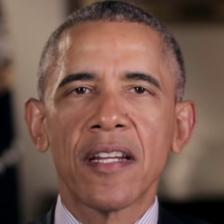
#> input picture Python_learning/image_utils/data/obama.jpg, 224 x 224 px
$ jupyter execute --allow-errors PIL_examples.ipynb
#> lines starting #> are read from the running program, lines starting #| are printed output that depends on the picture; after the words box and inside, x2 and y2 are one past the last pixel; in counts of white or black regions, pixels touching at a corner belong together
## References
https://pillow.readthedocs.io/en/latest/index.html
https://pillow.readthedocs.io/en/stable/index.html

[cell 1]
from PIL import Image
from IPython.display import display
import numpy as np

[cell 2]
a = np.full((1, 1), 300)
print(a.shape)
print(a)

## Create image

[cell 3]
import cv2


# Create an image from scratch
img_created = Image.new('RGB', (100, 100), (155, 125, 255))
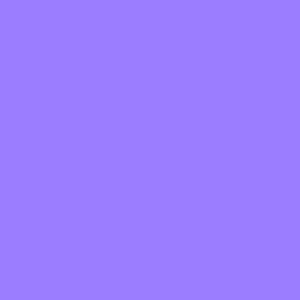
#> img_created: PIL image 100x100 RGB (shown 3 times larger); mean R, G, B 155, 125, 255
display(img_created)

# Convert to opencv image
img_cv = np.array(img_created)
cv2.circle(img_cv, (50, 50), 10, (0, 0, 255), -1)
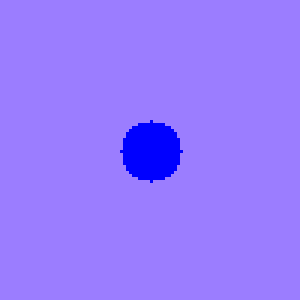
#> img_cv: shape (100, 100, 3) (shown 3 times larger); 3.17% of pixels changed, all inside (x1, y1, x2, y2) = (40, 40, 61, 61)

img_src = Image.fromarray(img_cv)
display(img_src)

## numpy conversion

[cell 4]
## PIL to numpy array
img_new = Image.new('RGB', (100, 100), (155, 125, 255))
img_arr = np.array(img_new)
print(img_arr.shape)
#| (100, 100, 3)

## Read and write image

[cell 5]
from PIL import Image
from IPython.display import display
import numpy as np
import cv2


img_file = "./data/obama.jpg"
img_src = Image.open(img_file)  # the image channel is RGB
#> img_src is the input picture: PIL image 224x224 RGB; mean R, G, B 120.1, 88.2, 77.6
img_src.save("./data/obama_PIL.jpg")

img_src = np.array(img_src)
cv2.cvtColor(img_src, cv2.COLOR_BGR2RGB, img_src)
#> img_src: shape (224, 224, 3)
cv2.cvtColor(img_src, cv2.COLOR_BGR2RGB, img_src)
img_src = Image.fromarray(img_src)
img_src.save("./data/obama_PIL_RGB.jpg")


img_cv = cv2.imread(img_file)
img_src = Image.fromarray(img_cv)
img_src.save("./data/obama_cv2.jpg")

[cell 6]
img_file = "./data/obama.jpg"
img_src = Image.open(img_file)
print(img_src.format, img_src.size, img_src.mode)
#| JPEG (224, 224) RGB

value = img_src.getpixel((0, 0)) # get the RGB value
#> value = (112, 92, 81)
print(value)
#| (112, 92, 81)

## Save image
## From a numpy array to PIL image
#> (the rest of this cell did not finish here and is left out)

### Read transparent image

[cell 7]
from PIL import Image
import numpy as np


image_path = "./data/22.png"

#> (the rest of this cell did not finish here and is left out)

[cell 8]
from PIL import Image
import numpy as np
from torchvision import transforms as T


image_path = "./data/gray.png"
#> image_path = './data/gray.png'
#> (the rest of this cell did not finish here and is left out)

[cell 9]
from PIL import Image
import numpy as np


image_path = "./data/22.png"
#> image_path = './data/22.png'

#> (the rest of this cell did not finish here and is left out)

[cell 10]
## Transform image
from torchvision import transforms
import numpy as np


#> (the rest of this cell did not finish here and is left out)

## Display images

[cell 11]
from PIL import Image

img_path = "./data/obama.jpg"
#> img_path = './data/obama.jpg'
img_src = Image.open(img_path)
print(img_src.size)
#| (224, 224)

display(img_src)

## Crop/Rotate image

[cell 12]
## Crop operation
crop = (50, 10, 250, 210)
img_croped = img_src.crop(crop)
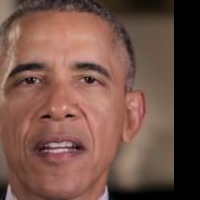
#> img_croped: PIL image 200x200 RGB; mean R, G, B 115.3, 81.7, 71.3
print("img_croped:", img_croped.size)
#| img_croped: (200, 200)
display(img_croped)

crop = (-50, -10, 250, 210)
img_croped = img_src.crop(crop)
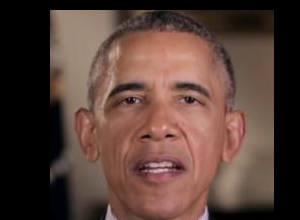
#> img_croped: PIL image 300x220 RGB; mean R, G, B 87.9, 64.4, 56.3
print(img_croped.size)
#| (300, 220)
display(img_croped)

img = img_src.rotate(10.3, resample=0, expand=0)
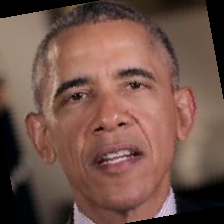
#> img: PIL image 224x224 RGB; mean R, G, B 115.2, 84.1, 74
display(img)

img = img_src.rotate(10.3)
display(img)

## Some operations
https://auth0.com/blog/image-processing-in-python-with-pillow/#Resizing-Images

[cell 13]
def roll(im, delta):
    """Roll an image sideways."""
#> called with delta = 112
    xsize, ysize = im.size
#> xsize = 224; ysize = 224

    delta = delta % xsize
#> delta = 112
    if delta == 0:
        return im

    part1 = im.crop((0, 0, delta, ysize))
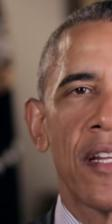
#> part1: PIL image 112x224 RGB; mean R, G, B 115.7, 86, 75.5
    part2 = im.crop((delta, 0, xsize, ysize))
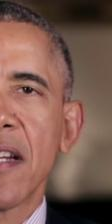
#> part2: PIL image 112x224 RGB; mean R, G, B 124.6, 90.5, 79.7
    im.paste(part1, (xsize - delta, 0, xsize, ysize))
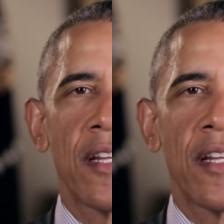
#> im: PIL image 224x224 RGB; mean R, G, B 115.7, 86, 75.5
    im.paste(part2, (0, 0, xsize - delta, ysize))
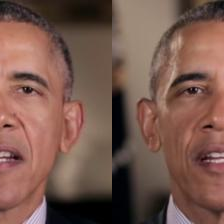
#> im: PIL image 224x224 RGB; mean R, G, B 120.1, 88.2, 77.6

    return im

img_roll = roll(img_src, 112)
display(img_roll)

[cell 14]
img_rotate = img_src.rotate(90)
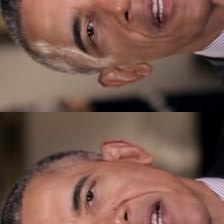
#> img_rotate: PIL image 224x224 RGB; mean R, G, B 120.1, 88.2, 77.6
display(img_rotate)

## Resize images

[cell 15]
from PIL import Image


new_size = (256, 256)
img_resized = img_src.resize(new_size)
display(img_resized)
